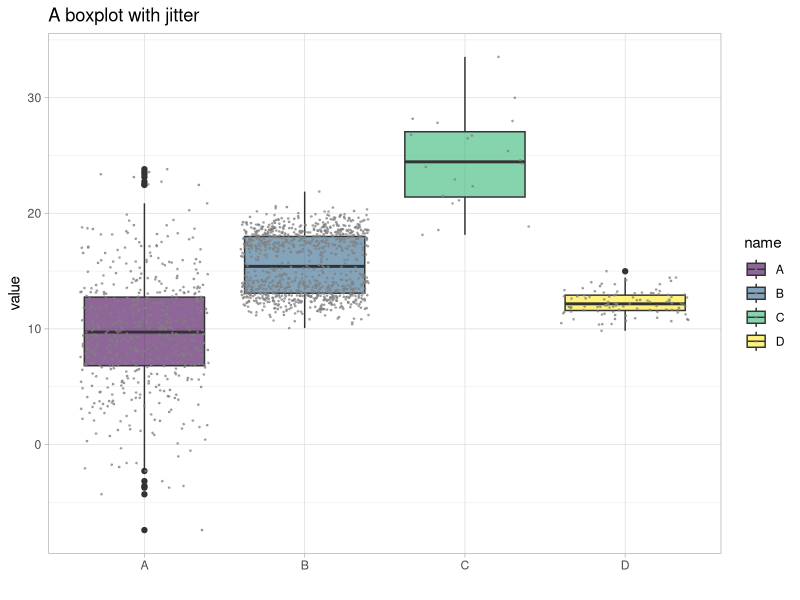

Generate this figure with R:
############
# Boxplots #
############

# Pacotes
library(tidyverse)
library(viridis)

# Datasets
data <- data.frame(
  name=c(
    rep("A",500),
    rep("B",500),
    rep("B",500),
    rep("C",20),
    rep('D', 100)
  ),
  value=c(
    rnorm(500, 10, 5),
    rnorm(500, 13, 1),
    rnorm(500, 18, 1),
    rnorm(20, 25, 4),
    rnorm(100, 12, 1)
  )
)

# Gráfico
data %>%
  ggplot(
    aes(x=name,
        y=value,
        fill=name)) +
  geom_boxplot() +
  scale_fill_viridis(discrete = TRUE,
                     alpha=0.6) +
  geom_jitter(color="#808080",
              size=0.3,
              alpha=0.6,
              width = 0.4) +
  theme(
    legend.position="none",
    plot.title = element_text(size=16)
  ) +
  ggtitle("A boxplot with jitter") +
  theme_light() +
  xlab("")
